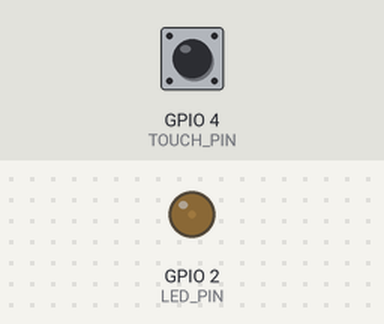
This sketch was run on a simulated ESP32. On the bench: output pins drawn as LEDs (lit = HIGH). The test bench sets the inputs (shaded band); at power-on: GPIO 4 (TOUCH_PIN) HIGH. What the sketch prints to the serial monitor is not drawn.

Above: at 1.05 s.
At 1.6 s:
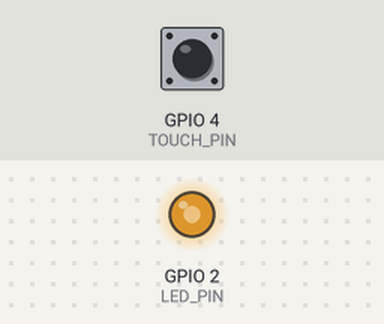
At 1.95 s:
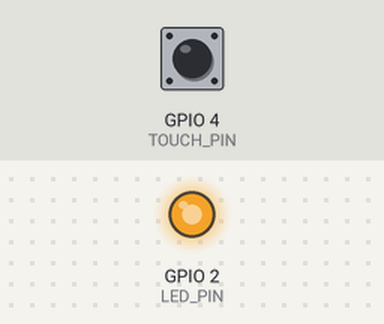
At 2.5 s:
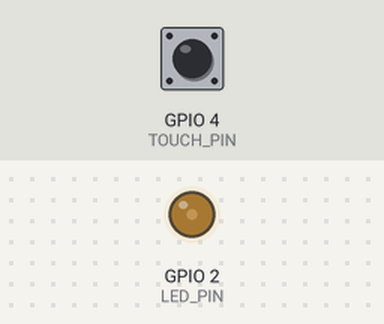
Timing chart, 0 to 5.0 s (numbered marks = the images above):
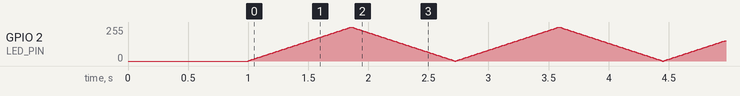

The sketch:

touchshan.ino
```cpp
// 硬件引脚定义
#define TOUCH_PIN 4    // T0触摸通道 GPIO4
#define LED_PIN 2      // ESP32板载LED

// 触摸阈值，串口查看数值后自行微调
int touchThreshold = 300;
int touchValue;
bool touchLock = false; // 触摸防抖标记

// 呼吸灯参数
int ledBright = 0;        // LED亮度 0~255
int baseStep;             // 档位基础步长（控制快慢）
int dir = 1;              // 渐变方向：1=变亮，-1=变暗
// 三档速度：1慢 2中 3快
const int step1 = 1;
const int step2 = 3;
const int step3 = 6;

int speedGear = 1;        // 档位 1/2/3循环

void setup() {
  Serial.begin(115200);
  delay(1000);
  pinMode(LED_PIN, OUTPUT);
}

void loop() {
  // 1. 触摸检测与档位切换
  touchValue = touchRead(TOUCH_PIN);
  Serial.printf("Touch:%d Gear:%d Step:%d\n", touchValue, speedGear, baseStep);

  if (touchValue < touchThreshold && !touchLock) {
    touchLock = true;
    speedGear++;
    if (speedGear > 3) speedGear = 1;
  }
  if (touchValue >= touchThreshold && touchLock) {
    touchLock = false;
  }

  // 根据档位设置基础速度步长
  switch (speedGear) {
    case 1: baseStep = step1; break;
    case 2: baseStep = step2; break;
    case 3: baseStep = step3; break;
  }

  // 2. 完整呼吸渐变逻辑（修复无呼吸问题）
  ledBright = ledBright + baseStep * dir;

  // 触达亮度边界时反转渐变方向
  if (ledBright >= 255) {
    ledBright = 255;
    dir = -1; // 开始变暗
  }
  if (ledBright <= 0) {
    ledBright = 0;
    dir = 1;  // 开始变亮
  }

  analogWrite(LED_PIN, ledBright);

  delay(10);
}
```
